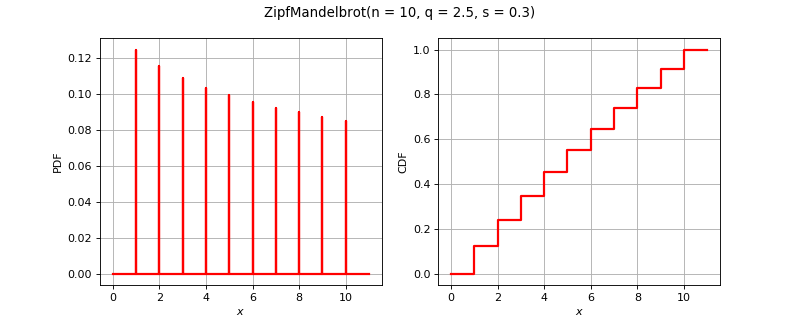

Source code (Python):
import openturns as ot
from matplotlib import pyplot as plt
from openturns.viewer import View
if ot.ZipfMandelbrot().__class__.__name__ == 'Bernoulli':
    distribution = ot.Bernoulli(0.7)
elif ot.ZipfMandelbrot().__class__.__name__ == 'Binomial':
    distribution = ot.Binomial(5, 0.2)
elif ot.ZipfMandelbrot().__class__.__name__ == 'ComposedDistribution':
    copula = ot.IndependentCopula(2)
    marginals = [ot.Uniform(1.0, 2.0), ot.Normal(2.0, 3.0)]
    distribution = ot.ComposedDistribution(marginals, copula)
elif ot.ZipfMandelbrot().__class__.__name__ == 'CumulativeDistributionNetwork':
    coll = [ot.Normal(2),ot.Dirichlet([0.5, 1.0, 1.5])]
    distribution = ot.CumulativeDistributionNetwork(coll, ot.BipartiteGraph([[0,1], [0,1]]))
elif ot.ZipfMandelbrot().__class__.__name__ == 'Histogram':
    distribution = ot.Histogram([-1.0, 0.5, 1.0, 2.0], [0.45, 0.4, 0.15])
elif ot.ZipfMandelbrot().__class__.__name__ == 'KernelMixture':
    kernel = ot.Uniform()
    sample = ot.Normal().getSample(5)
    bandwith = [1.0]
    distribution = ot.KernelMixture(kernel, bandwith, sample)
elif ot.ZipfMandelbrot().__class__.__name__ == 'MaximumDistribution':
    coll = [ot.Uniform(2.5, 3.5), ot.LogUniform(1.0, 1.2), ot.Triangular(2.0, 3.0, 4.0)]
    distribution = ot.MaximumDistribution(coll)
elif ot.ZipfMandelbrot().__class__.__name__ == 'Multinomial':
    distribution = ot.Multinomial(5, [0.2])
elif ot.ZipfMandelbrot().__class__.__name__ == 'RandomMixture':
    coll = [ot.Triangular(0.0, 1.0, 5.0), ot.Uniform(-2.0, 2.0)]
    weights = [0.8, 0.2]
    cst = 3.0
    distribution = ot.RandomMixture(coll, weights, cst)
elif ot.ZipfMandelbrot().__class__.__name__ == 'TruncatedDistribution':
    distribution = ot.TruncatedDistribution(ot.Normal(2.0, 1.5), 1.0, 4.0)
elif ot.ZipfMandelbrot().__class__.__name__ == 'UserDefined':
    distribution = ot.UserDefined([[0.0], [1.0], [2.0]], [0.2, 0.7, 0.1])
elif ot.ZipfMandelbrot().__class__.__name__ == 'ZipfMandelbrot':
    distribution = ot.ZipfMandelbrot(10, 2.5, 0.3)
else:
    distribution = ot.ZipfMandelbrot()
dimension = distribution.getDimension()
title = str(distribution)[:100].split('\n')[0]
if dimension == 1:
    distribution.setDescription(['$x$'])
    pdf_graph = distribution.drawPDF()
    cdf_graph = distribution.drawCDF()
    fig = plt.figure(figsize=(10, 4))
    pdf_axis = fig.add_subplot(121)
    cdf_axis = fig.add_subplot(122)
    View(pdf_graph, figure=fig, axes=[pdf_axis], add_legend=False)
    View(cdf_graph, figure=fig, axes=[cdf_axis], add_legend=False)
    fig.suptitle(title)
elif dimension == 2:
    distribution.setDescription(['$x_1$', '$x_2$'])
    pdf_graph = distribution.drawPDF()
    pdf_graph.setTitle(title)
    fig = plt.figure(figsize=(10, 5))
    pdf_axis = fig.add_subplot(111)
    View(pdf_graph, figure=fig, axes=[pdf_axis], add_legend=False, square_axes=True)
